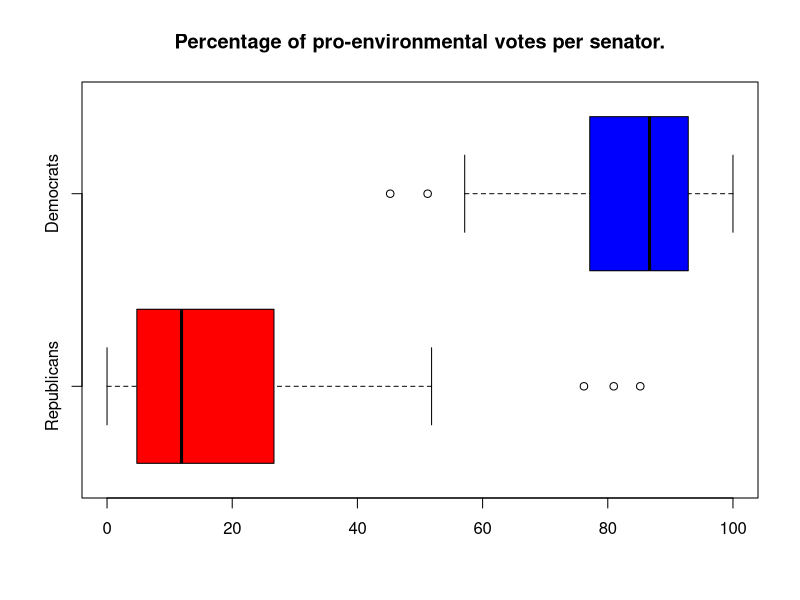
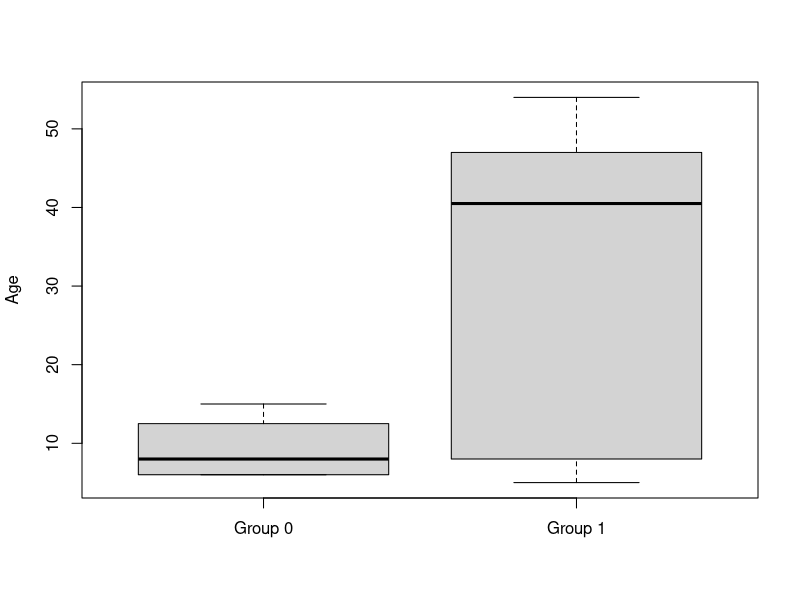
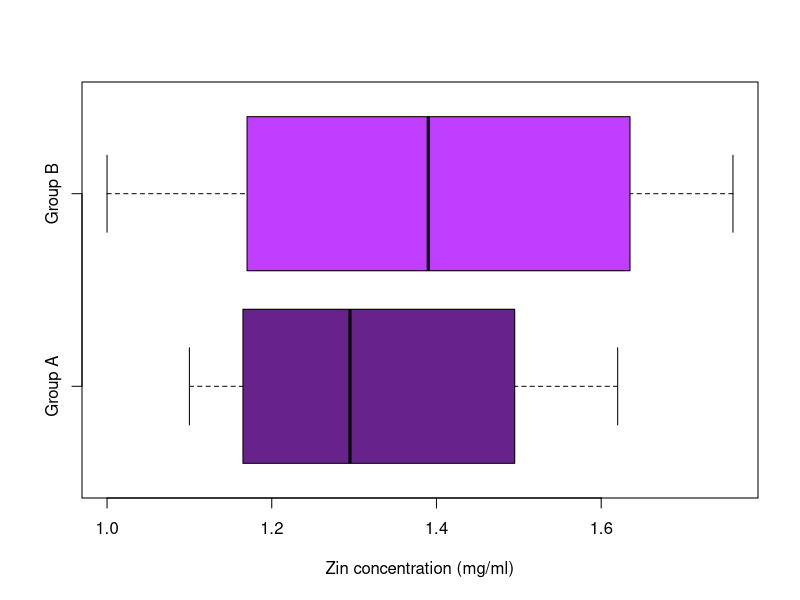
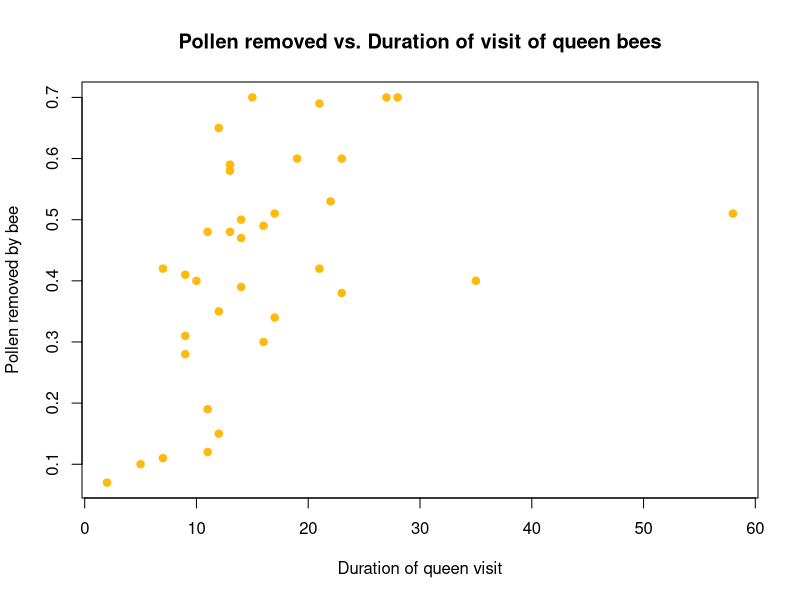
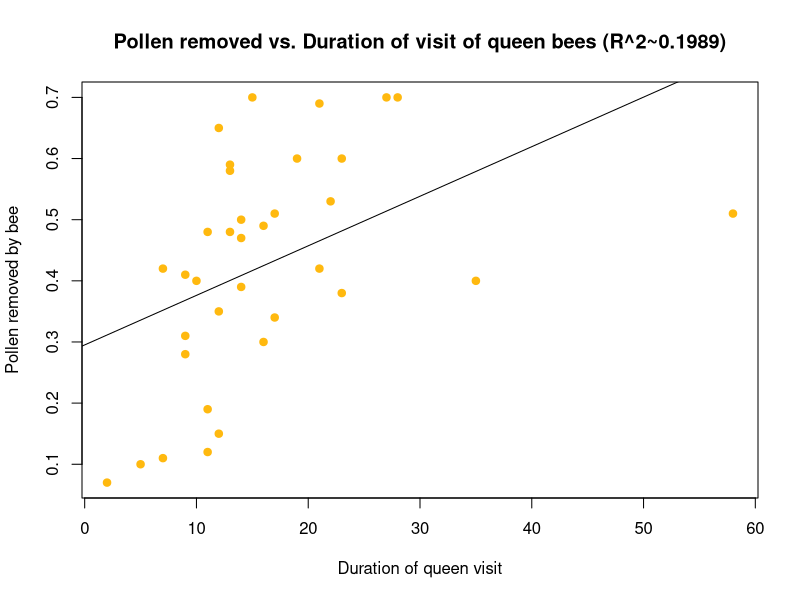
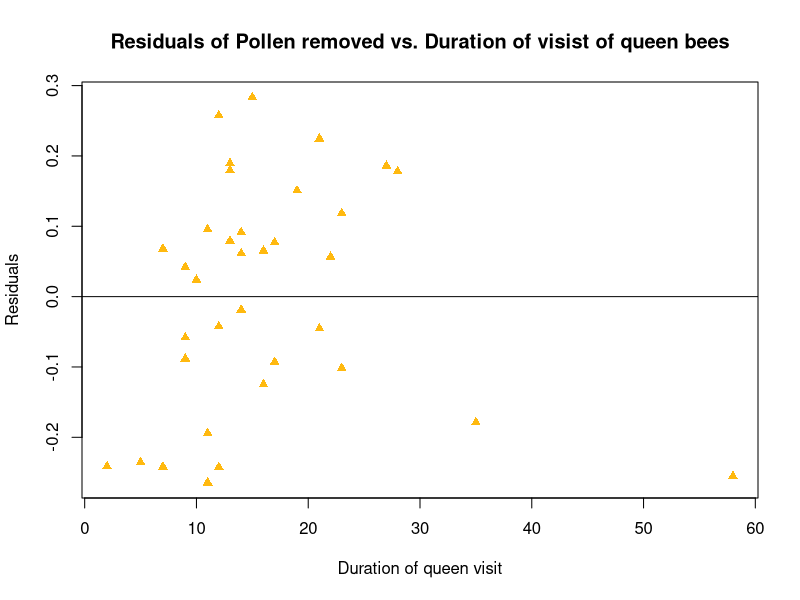
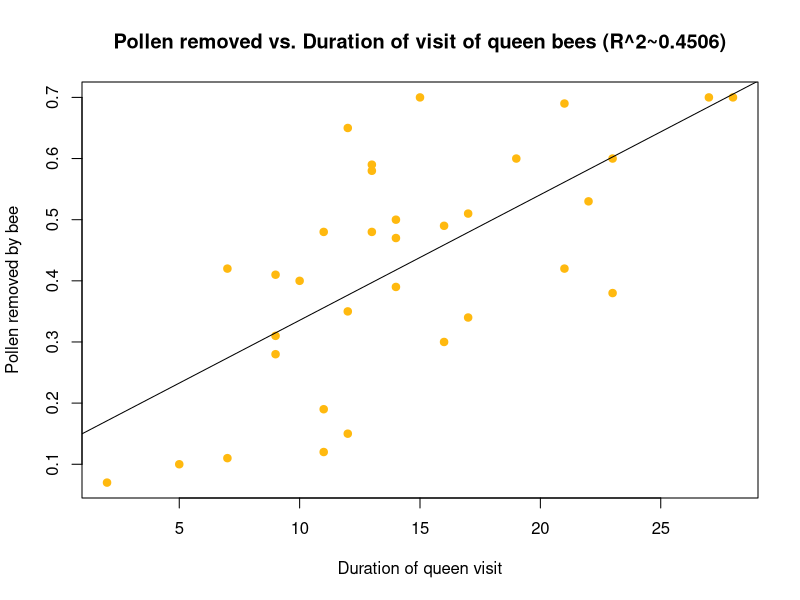
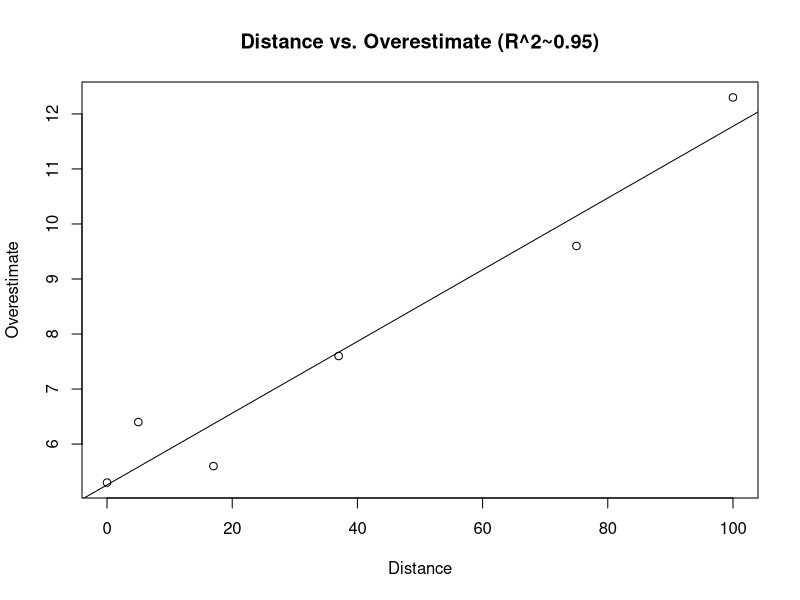

These charts were generated, in order, by the following R code:
## ---- chunk 1
vote_data <- read.csv('data/Environmental votes.csv')
republicans <- dplyr::filter(vote_data, Party == "R")
democrats <- dplyr::filter(vote_data, Party == "D")
boxplot(republicans$PctPro, democrats$PctPro,
        main="Percentage of pro-environmental votes per senator.",
        names=c("Republicans", "Democrats"),
        col=c("Red", "Blue"),
        horizontal=TRUE)
## ---- chunk 2
people <- data.frame(
  name=c("Gideon", "Maddison", "Alisha", "Brodie", "Cian", "Osman", "Ciara", "Alesha", "Jesse", "Kurtis"),
  age=floor(runif(10, 1, 60)),
  group=rbinom(10, 1, 0.5)
)
boxplot(
  dplyr::filter(people, group == 0)$age, dplyr::filter(people, group == 1)$age,
  names=c("Group 0", "Group 1"), ylab="Age"
)
## ---- chunk 3
rat_data <- read.csv('data/Zinc concentration.csv')
boxplot(
  dplyr::filter(rat_data, Group == "A")$Zinc, dplyr::filter(rat_data, Group == "B")$Zinc,
  names=paste("Group", c("A", "B")), xlab="Zin concentration (mg/ml)",
  horizontal=TRUE,
  col=c("darkorchid4", "darkorchid1")
)
## ---- chunk 4
bee_data <- read.csv('data/Pollen Removal.csv')
queens_data <- dplyr::filter(bee_data, BeeType == "Queen")
plot(queens_data$DurationOfVisit, queens_data$PollenRemoved,
     main="Pollen removed vs. Duration of visit of queen bees",
     xlab="Duration of queen visit", ylab="Pollen removed by bee",
     col="darkgoldenrod1", pch=19)
## ---- chunk 5
queens_relation <- lm(PollenRemoved ~ DurationOfVisit, data=queens_data)
R_squared <- summary(queens_relation)$r.squared
plot(queens_data$DurationOfVisit, queens_data$PollenRemoved,
     main=sprintf("Pollen removed vs. Duration of visit of queen bees (R^2~%s)", round(R_squared, digits=4)),
     xlab="Duration of queen visit", ylab="Pollen removed by bee",
     col="darkgoldenrod1", pch=19)
abline(queens_relation)
## ---- chunk 6
queens_residual <- resid(queens_relation)
plot(queens_data$DurationOfVisit, queens_residual,
     ylab="Residuals", xlab="Duration of queen visit",
     main="Residuals of Pollen removed vs. Duration of visist of queen bees",
     col="darkgoldenrod1", pch=17)
abline(0, 0)
## ---- chunk 7
queens_filt <- dplyr::filter(queens_data, DurationOfVisit < 31)
queens_relation_upd <- lm(PollenRemoved ~ DurationOfVisit, data=queens_filt)
R_squared <- summary(queens_relation_upd)$r.squared
plot(queens_filt$DurationOfVisit, queens_filt$PollenRemoved,
     main=sprintf("Pollen removed vs. Duration of visit of queen bees (R^2~%s)", round(R_squared, digits=4)),
     xlab="Duration of queen visit", ylab="Pollen removed by bee",
     col="darkgoldenrod1", pch=19)
abline(queens_relation_upd)
## ---- chunk 8
sampling_bias <- read.csv('data/Sampling Bias.csv')
sampling_relation <- lm(OverEstimate ~ Distance, data=sampling_bias)
R_squared <- summary(sampling_relation)$r.squared
plot(sampling_bias$Distance, sampling_bias$OverEstimate,
     main=sprintf("Distance vs. Overestimate (R^2~%s)", round(R_squared, 3)),
     xlab="Distance", ylab="Overestimate")
abline(sampling_relation)
## ---- chunk 9
sampling_bias <- read.csv('data/Bias II.csv')
sampling_relation <- lm(Refusal ~ Age, data=sampling_bias)
R_squared <- summary(sampling_relation)$r.squared
plot(sampling_bias$Age, sampling_bias$Refusal,
     main=sprintf("Age vs. Refusal of interview (R^2~%s)", round(R_squared, 3)),
     xlab="Age", ylab="Refusal of interview")
abline(sampling_relation)
